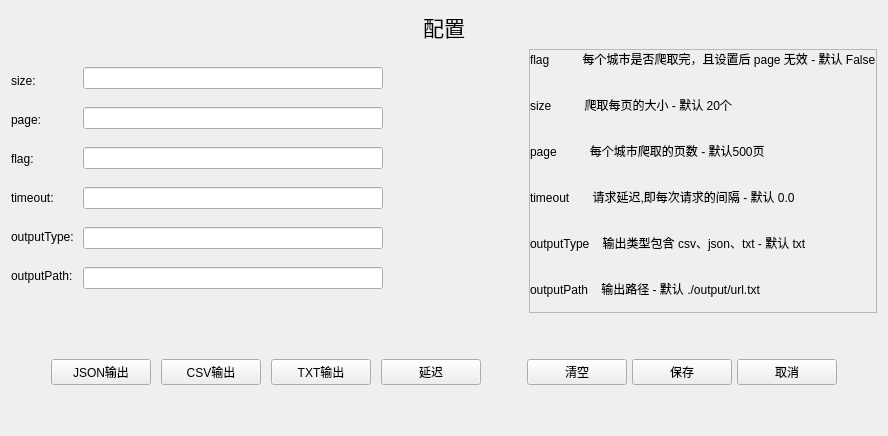
                     <widget class="QWidget" name="home">
                      <property name="styleSheet">
                       <string notr="true"/>
                      </property>
                      <layout class="QVBoxLayout" name="verticalLayout_13">
                       <item>
                        <layout class="QVBoxLayout" name="verticalLayout_12">
                         <item>
                          <widget class="QLabel" name="label_title">
                           <property name="font">
                            <font>
                             <family>幼圆</family>
                             <pointsize>16</pointsize>
                             <italic>false</italic>
                             <bold>false</bold>
                            </font>
                           </property>
                           <property name="styleSheet">
                            <string notr="true">font: 16pt &quot;幼圆&quot;;</string>
                           </property>
                           <property name="text">
                            <string>配置</string>
                           </property>
                           <property name="alignment">
                            <set>Qt::AlignCenter</set>
                           </property>
                          </widget>
                         </item>
                         <item>
                          <layout class="QHBoxLayout" name="horizontalLayout_9">
                           <property name="spacing">
                            <number>0</number>
                           </property>
                           <item>
                            <layout class="QHBoxLayout" name="horizontalLayout_6">
                             <item>
                              <widget class="QFrame" name="frame">
                               <property name="frameShape">
                                <enum>QFrame::NoFrame</enum>
                               </property>
                               <property name="frameShadow">
                                <enum>QFrame::Raised</enum>
                               </property>
                               <layout class="QVBoxLayout" name="verticalLayout">
                                <property name="spacing">
                                 <number>0</number>
                                </property>
                                <property name="leftMargin">
                                 <number>0</number>
                                </property>
                                <property name="topMargin">
                                 <number>0</number>
                                </property>
                                <property name="bottomMargin">
                                 <number>0</number>
                                </property>
                                <item>
                                 <widget class="QLabel" name="label_size">
                                  <property name="sizePolicy">
                                   <sizepolicy hsizetype="Preferred" vsizetype="Fixed">
                                    <horstretch>0</horstretch>
                                    <verstretch>0</verstretch>
                                   </sizepolicy>
                                  </property>
                                  <property name="text">
                                   <string>size:</string>
                                  </property>
                                 </widget>
                                </item>
                                <item>
                                 <widget class="QLabel" name="label_page">
                                  <property name="sizePolicy">
                                   <sizepolicy hsizetype="Preferred" vsizetype="Fixed">
                                    <horstretch>0</horstretch>
                                    <verstretch>0</verstretch>
                                   </sizepolicy>
                                  </property>
                                  <property name="text">
                                   <string>page:</string>
                                  </property>
                                 </widget>
                                </item>
                                <item>
                                 <widget class="QLabel" name="label_flag">
                                  <property name="sizePolicy">
                                   <sizepolicy hsizetype="Preferred" vsizetype="Fixed">
                                    <horstretch>0</horstretch>
                                    <verstretch>0</verstretch>
                                   </sizepolicy>
                                  </property>
                                  <property name="text">
                                   <string>flag:</string>
                                  </property>
                                 </widget>
                                </item>
                                <item>
                                 <widget class="QLabel" name="label_timeout">
                                  <property name="sizePolicy">
                                   <sizepolicy hsizetype="Preferred" vsizetype="Fixed">
                                    <horstretch>0</horstretch>
                                    <verstretch>0</verstretch>
                                   </sizepolicy>
                                  </property>
                                  <property name="text">
                                   <string>timeout:</string>
                                  </property>
                                 </widget>
                                </item>
                                <item>
                                 <widget class="QLabel" name="label_outputType">
                                  <property name="sizePolicy">
                                   <sizepolicy hsizetype="Preferred" vsizetype="Fixed">
                                    <horstretch>0</horstretch>
                                    <verstretch>0</verstretch>
                                   </sizepolicy>
                                  </property>
                                  <property name="text">
                                   <string>outputType:</string>
                                  </property>
                                 </widget>
                                </item>
                                <item>
                                 <widget class="QLabel" name="label_outputPath">
                                  <property name="sizePolicy">
                                   <sizepolicy hsizetype="Preferred" vsizetype="Fixed">
                                    <horstretch>0</horstretch>
                                    <verstretch>0</verstretch>
                                   </sizepolicy>
                                  </property>
                                  <property name="text">
                                   <string>outputPath:</string>
                                  </property>
                                 </widget>
                                </item>
                               </layout>
                              </widget>
                             </item>
                             <item>
                              <widget class="QFrame" name="frame_2">
                               <property name="styleSheet">
                                <string notr="true"/>
                               </property>
                               <property name="frameShape">
                                <enum>QFrame::NoFrame</enum>
                               </property>
                               <property name="frameShadow">
                                <enum>QFrame::Raised</enum>
                               </property>
                               <layout class="QVBoxLayout" name="verticalLayout_11">
                                <property name="spacing">
                                 <number>0</number>
                                </property>
                                <property name="leftMargin">
                                 <number>0</number>
                                </property>
                                <property name="topMargin">
                                 <number>0</number>
                                </property>
                                <property name="rightMargin">
                                 <number>0</number>
                                </property>
                                <property name="bottomMargin">
                                 <number>0</number>
                                </property>
                                <item>
                                 <widget class="QLineEdit" name="lineEdit_size">
                                  <property name="sizePolicy">
                                   <sizepolicy hsizetype="Minimum" vsizetype="Fixed">
                                    <horstretch>0</horstretch>
                                    <verstretch>0</verstretch>
                                   </sizepolicy>
                                  </property>
                                  <property name="minimumSize">
                                   <size>
                                    <width>300</width>
                                    <height>0</height>
                                   </size>
                                  </property>
                                  <property name="maximumSize">
                                   <size>
                                    <width>300</width>
                                    <height>16777215</height>
                                   </size>
                                  </property>
                                  <property name="styleSheet">
                                   <string notr="true"/>
                                  </property>
                                 </widget>
                                </item>
                                <item>
                                 <widget class="QLineEdit" name="lineEdit_page">
                                  <property name="minimumSize">
                                   <size>
                                    <width>300</width>
                                    <height>0</height>
                                   </size>
                                  </property>
                                  <property name="maximumSize">
                                   <size>
                                    <width>300</width>
                                    <height>16777215</height>
                                   </size>
                                  </property>
                                  <property name="styleSheet">
                                   <string notr="true"/>
                                  </property>
                                 </widget>
                                </item>
                                <item>
                                 <widget class="QLineEdit" name="lineEdit_flag">
                                  <property name="minimumSize">
                                   <size>
                                    <width>300</width>
                                    <height>0</height>
                                   </size>
                                  </property>
                                  <property name="maximumSize">
                                   <size>
                                    <width>300</width>
                                    <height>16777215</height>
                                   </size>
                                  </property>
                                  <property name="styleSheet">
                                   <string notr="true"/>
                                  </property>
                                 </widget>
                                </item>
                                <item>
                                 <widget class="QLineEdit" name="lineEdit_timeout">
                                  <property name="minimumSize">
                                   <size>
                                    <width>300</width>
                                    <height>0</height>
                                   </size>
                                  </property>
                                  <property name="maximumSize">
                                   <size>
                                    <width>300</width>
                                    <height>16777215</height>
                                   </size>
                                  </property>
                                  <property name="styleSheet">
                                   <string notr="true"/>
                                  </property>
                                 </widget>
                                </item>
                                <item>
                                 <widget class="QLineEdit" name="lineEdit_outputType">
                                  <property name="minimumSize">
                                   <size>
                                    <width>300</width>
                                    <height>0</height>
                                   </size>
                                  </property>
                                  <property name="maximumSize">
                                   <size>
                                    <width>300</width>
                                    <height>16777215</height>
                                   </size>
                                  </property>
                                  <property name="styleSheet">
                                   <string notr="true"/>
                                  </property>
                                 </widget>
                                </item>
                                <item>
                                 <widget class="QLineEdit" name="lineEdit_outputPath">
                                  <property name="minimumSize">
                                   <size>
                                    <width>300</width>
                                    <height>0</height>
                                   </size>
                                  </property>
                                  <property name="maximumSize">
                                   <size>
                                    <width>300</width>
                                    <height>16777215</height>
                                   </size>
                                  </property>
                                  <property name="styleSheet">
                                   <string notr="true"/>
                                  </property>
                                 </widget>
                                </item>
                               </layout>
                              </widget>
                             </item>
                             <item>
                              <spacer name="horizontalSpacer">
                               <property name="orientation">
                                <enum>Qt::Horizontal</enum>
                               </property>
                               <property name="sizeHint" stdset="0">
                                <size>
                                 <width>40</width>
                                 <height>20</height>
                                </size>
                               </property>
                              </spacer>
                             </item>
                             <item>
                              <widget class="QFrame" name="frame_5">
                               <property name="frameShape">
                                <enum>QFrame::StyledPanel</enum>
                               </property>
                               <property name="frameShadow">
                                <enum>QFrame::Raised</enum>
                               </property>
                               <layout class="QVBoxLayout" name="verticalLayout_28">
                                <property name="spacing">
                                 <number>0</number>
                                </property>
                                <property name="leftMargin">
                                 <number>0</number>
                                </property>
                                <property name="topMargin">
                                 <number>0</number>
                                </property>
                                <property name="rightMargin">
                                 <number>0</number>
                                </property>
                                <property name="bottomMargin">
                                 <number>0</number>
                                </property>
                                <item>
                                 <widget class="QLabel" name="label">
                                  <property name="sizePolicy">
                                   <sizepolicy hsizetype="Expanding" vsizetype="Expanding">
                                    <horstretch>0</horstretch>
                                    <verstretch>0</verstretch>
                                   </sizepolicy>
                                  </property>
                                  <property name="minimumSize">
                                   <size>
                                    <width>0</width>
                                    <height>0</height>
                                   </size>
                                  </property>
                                  <property name="text">
                                   <string>flag          每个城市是否爬取完，且设置后 page 无效 - 默认 False


size          爬取每页的大小 - 默认 20个


page          每个城市爬取的页数 - 默认500页


timeout       请求延迟,即每次请求的间隔 - 默认 0.0


outputType    输出类型包含 csv、json、txt - 默认 txt


outputPath    输出路径 - 默认 ./output/url.txt
</string>
                                  </property>
                                  <property name="alignment">
                                   <set>Qt::AlignLeading|Qt::AlignLeft|Qt::AlignVCenter</set>
                                  </property>
                                 </widget>
                                </item>
                               </layout>
                              </widget>
                             </item>
                            </layout>
                           </item>
                          </layout>
                         </item>
                         <item>
                          <spacer name="verticalSpacer_3">
                           <property name="orientation">
                            <enum>Qt::Vertical</enum>
                           </property>
                           <property name="sizeHint" stdset="0">
                            <size>
                             <width>20</width>
                             <height>40</height>
                            </size>
                           </property>
                          </spacer>
                         </item>
                         <item>
                          <layout class="QHBoxLayout" name="horizontalLayout_10">
                           <item>
                            <layout class="QHBoxLayout" name="horizontalLayout_8">
                             <property name="spacing">
                              <number>10</number>
                             </property>
                             <item>
                              <spacer name="horizontalSpacer_2">
                               <property name="orientation">
                                <enum>Qt::Horizontal</enum>
                               </property>
                               <property name="sizeHint" stdset="0">
                                <size>
                                 <width>40</width>
                                 <height>20</height>
                                </size>
                               </property>
                              </spacer>
                             </item>
                             <item>
                              <widget class="QPushButton" name="pushButton_programme1">
                               <property name="minimumSize">
                                <size>
                                 <width>100</width>
                                 <height>0</height>
                                </size>
                               </property>
                               <property name="maximumSize">
                                <size>
                                 <width>100</width>
                                 <height>16777215</height>
                                </size>
                               </property>
                               <property name="text">
                                <string>JSON输出</string>
                               </property>
                              </widget>
                             </item>
                             <item>
                              <widget class="QPushButton" name="pushButton_programme2">
                               <property name="minimumSize">
                                <size>
                                 <width>100</width>
                                 <height>0</height>
                                </size>
                               </property>
                               <property name="maximumSize">
                                <size>
                                 <width>100</width>
                                 <height>16777215</height>
                                </size>
                               </property>
                               <property name="text">
                                <string>CSV输出</string>
                               </property>
                              </widget>
                             </item>
                             <item>
                              <widget class="QPushButton" name="pushButton_programme3">
                               <property name="minimumSize">
                                <size>
                                 <width>100</width>
                                 <height>0</height>
                                </size>
                               </property>
                               <property name="maximumSize">
                                <size>
                                 <width>100</width>
                                 <height>16777215</height>
                                </size>
                               </property>
                               <property name="text">
                                <string>TXT输出</string>
                               </property>
                              </widget>
                             </item>
                             <item>
                              <widget class="QPushButton" name="pushButton_programme4">
                               <property name="minimumSize">
                                <size>
                                 <width>100</width>
                                 <height>0</height>
                                </size>
                               </property>
                               <property name="maximumSize">
                                <size>
                                 <width>100</width>
                                 <height>16777215</height>
                                </size>
                               </property>
                               <property name="text">
                                <string>延迟</string>
                               </property>
                              </widget>
                             </item>
                            </layout>
                           </item>
                           <item>
                            <layout class="QHBoxLayout" name="horizontalLayout_7">
                             <property name="spacing">
                              <number>5</number>
                             </property>
                             <item>
                              <spacer name="horizontalSpacer_3">
                               <property name="orientation">
                                <enum>Qt::Horizontal</enum>
                               </property>
                               <property name="sizeHint" stdset="0">
                                <size>
                                 <width>40</width>
                                 <height>20</height>
                                </size>
                               </property>
                              </spacer>
                             </item>
                             <item>
                              <widget class="QPushButton" name="pushButton_clear">
                               <property name="sizePolicy">
                                <sizepolicy hsizetype="Minimum" vsizetype="Fixed">
                                 <horstretch>0</horstretch>
                                 <verstretch>0</verstretch>
                                </sizepolicy>
                               </property>
                               <property name="minimumSize">
                                <size>
                                 <width>100</width>
                                 <height>0</height>
                                </size>
                               </property>
                               <property name="maximumSize">
                                <size>
                                 <width>100</width>
                                 <height>16777215</height>
                                </size>
                               </property>
                               <property name="text">
                                <string>清空</string>
                               </property>
                              </widget>
                             </item>
                             <item>
                              <widget class="QPushButton" name="pushButton_save">
                               <property name="minimumSize">
                                <size>
                                 <width>100</width>
                                 <height>0</height>
                                </size>
                               </property>
                               <property name="maximumSize">
                                <size>
                                 <width>100</width>
                                 <height>16777215</height>
                                </size>
                               </property>
                               <property name="text">
                                <string>保存</string>
                               </property>
                              </widget>
                             </item>
                             <item>
                              <widget class="QPushButton" name="pushButton_close">
                               <property name="minimumSize">
                                <size>
                                 <width>100</width>
                                 <height>0</height>
                                </size>
                               </property>
                               <property name="maximumSize">
                                <size>
                                 <width>100</width>
                                 <height>16777215</height>
                                </size>
                               </property>
                               <property name="text">
                                <string>取消</string>
                               </property>
                              </widget>
                             </item>
                             <item>
                              <spacer name="horizontalSpacer_4">
                               <property name="orientation">
                                <enum>Qt::Horizontal</enum>
                               </property>
                               <property name="sizeHint" stdset="0">
                                <size>
                                 <width>40</width>
                                 <height>20</height>
                                </size>
                               </property>
                              </spacer>
                             </item>
                            </layout>
                           </item>
                          </layout>
                         </item>
                         <item>
                          <spacer name="verticalSpacer">
                           <property name="orientation">
                            <enum>Qt::Vertical</enum>
                           </property>
                           <property name="sizeHint" stdset="0">
                            <size>
                             <width>20</width>
                             <height>40</height>
                            </size>
                           </property>
                          </spacer>
                         </item>
                        </layout>
                       </item>
                      </layout>
                     </widget>
